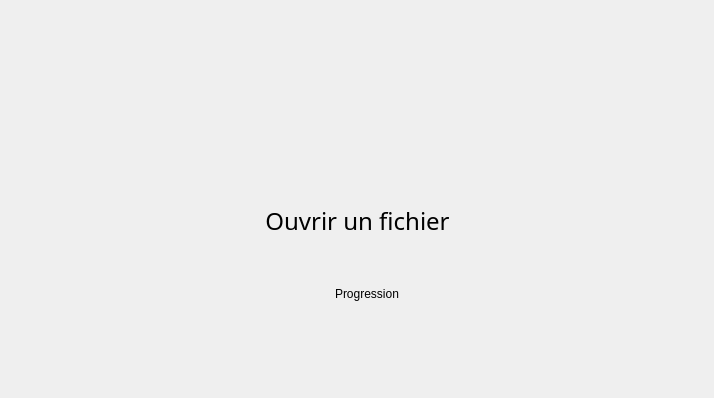
<?xml version="1.0" encoding="UTF-8"?>
<ui version="4.0">
 <class>FileModule</class>
 <widget class="QWidget" name="FileModule">
  <property name="geometry">
   <rect>
    <x>0</x>
    <y>0</y>
    <width>714</width>
    <height>398</height>
   </rect>
  </property>
  <property name="windowTitle">
   <string>Form</string>
  </property>
  <layout class="QVBoxLayout" name="verticalLayout">
   <item>
    <spacer name="verticalSpacer_2">
     <property name="orientation">
      <enum>Qt::Vertical</enum>
     </property>
     <property name="sizeType">
      <enum>QSizePolicy::Maximum</enum>
     </property>
     <property name="sizeHint" stdset="0">
      <size>
       <width>20</width>
       <height>48</height>
      </size>
     </property>
    </spacer>
   </item>
   <item>
    <layout class="QHBoxLayout" name="layout_controls_file">
     <item>
      <spacer name="horizontalSpacer_controls_1">
       <property name="orientation">
        <enum>Qt::Horizontal</enum>
       </property>
       <property name="sizeHint" stdset="0">
        <size>
         <width>40</width>
         <height>20</height>
        </size>
       </property>
      </spacer>
     </item>
     <item>
      <widget class="QLabel" name="label_musicfromfile">
       <property name="maximumSize">
        <size>
         <width>128</width>
         <height>128</height>
        </size>
       </property>
       <property name="sizeIncrement">
        <size>
         <width>0</width>
         <height>0</height>
        </size>
       </property>
       <property name="text">
        <string/>
       </property>
       <property name="pixmap">
        <pixmap resource="../images.qrc">:/musicfromfile.png</pixmap>
       </property>
       <property name="scaledContents">
        <bool>true</bool>
       </property>
      </widget>
     </item>
     <item>
      <layout class="QVBoxLayout" name="layout_playpause_file">
       <item>
        <widget class="QPushButton" name="pushButton_controls_play_file">
         <property name="sizePolicy">
          <sizepolicy hsizetype="Fixed" vsizetype="Fixed">
           <horstretch>0</horstretch>
           <verstretch>0</verstretch>
          </sizepolicy>
         </property>
         <property name="minimumSize">
          <size>
           <width>40</width>
           <height>40</height>
          </size>
         </property>
         <property name="text">
          <string/>
         </property>
         <property name="icon">
          <iconset>
           <normalon>:/play.png</normalon>
          </iconset>
         </property>
         <property name="iconSize">
          <size>
           <width>40</width>
           <height>40</height>
          </size>
         </property>
         <property name="flat">
          <bool>true</bool>
         </property>
        </widget>
       </item>
       <item>
        <widget class="QPushButton" name="pushButton_controls_pause_file">
         <property name="enabled">
          <bool>false</bool>
         </property>
         <property name="sizePolicy">
          <sizepolicy hsizetype="Fixed" vsizetype="Fixed">
           <horstretch>0</horstretch>
           <verstretch>0</verstretch>
          </sizepolicy>
         </property>
         <property name="minimumSize">
          <size>
           <width>40</width>
           <height>40</height>
          </size>
         </property>
         <property name="text">
          <string/>
         </property>
         <property name="icon">
          <iconset>
           <normalon>:/pause.png</normalon>
          </iconset>
         </property>
         <property name="iconSize">
          <size>
           <width>40</width>
           <height>40</height>
          </size>
         </property>
         <property name="flat">
          <bool>true</bool>
         </property>
        </widget>
       </item>
      </layout>
     </item>
     <item>
      <spacer name="horizontalSpacer_controls_2">
       <property name="orientation">
        <enum>Qt::Horizontal</enum>
       </property>
       <property name="sizeHint" stdset="0">
        <size>
         <width>40</width>
         <height>20</height>
        </size>
       </property>
      </spacer>
     </item>
    </layout>
   </item>
   <item>
    <spacer name="verticalSpacer_4">
     <property name="orientation">
      <enum>Qt::Vertical</enum>
     </property>
     <property name="sizeType">
      <enum>QSizePolicy::Maximum</enum>
     </property>
     <property name="sizeHint" stdset="0">
      <size>
       <width>20</width>
       <height>49</height>
      </size>
     </property>
    </spacer>
   </item>
   <item>
    <layout class="QHBoxLayout" name="horizontalLayout_3">
     <item>
      <spacer name="horizontalSpacer_9">
       <property name="orientation">
        <enum>Qt::Horizontal</enum>
       </property>
       <property name="sizeHint" stdset="0">
        <size>
         <width>40</width>
         <height>20</height>
        </size>
       </property>
      </spacer>
     </item>
     <item>
      <widget class="QPushButton" name="pushButton_controls_openFile">
       <property name="maximumSize">
        <size>
         <width>16777215</width>
         <height>16777215</height>
        </size>
       </property>
       <property name="font">
        <font>
         <family>Gabriola</family>
         <pointsize>18</pointsize>
        </font>
       </property>
       <property name="text">
        <string>Ouvrir un fichier</string>
       </property>
       <property name="default">
        <bool>false</bool>
       </property>
       <property name="flat">
        <bool>true</bool>
       </property>
      </widget>
     </item>
     <item>
      <spacer name="horizontalSpacer_8">
       <property name="orientation">
        <enum>Qt::Horizontal</enum>
       </property>
       <property name="sizeHint" stdset="0">
        <size>
         <width>40</width>
         <height>20</height>
        </size>
       </property>
      </spacer>
     </item>
    </layout>
   </item>
   <item>
    <layout class="QHBoxLayout" name="horizontalLayout_file_progress">
     <item>
      <spacer name="horizontalSpacer_3">
       <property name="orientation">
        <enum>Qt::Horizontal</enum>
       </property>
       <property name="sizeType">
        <enum>QSizePolicy::Preferred</enum>
       </property>
       <property name="sizeHint" stdset="0">
        <size>
         <width>80</width>
         <height>20</height>
        </size>
       </property>
      </spacer>
     </item>
     <item>
      <layout class="QHBoxLayout" name="layout_file_progress"/>
     </item>
     <item>
      <widget class="QLabel" name="label_file_progressText">
       <property name="minimumSize">
        <size>
         <width>70</width>
         <height>0</height>
        </size>
       </property>
       <property name="maximumSize">
        <size>
         <width>70</width>
         <height>16777215</height>
        </size>
       </property>
       <property name="text">
        <string>Progression</string>
       </property>
       <property name="alignment">
        <set>Qt::AlignCenter</set>
       </property>
      </widget>
     </item>
     <item>
      <spacer name="horizontalSpacer_4">
       <property name="orientation">
        <enum>Qt::Horizontal</enum>
       </property>
       <property name="sizeType">
        <enum>QSizePolicy::Preferred</enum>
       </property>
       <property name="sizeHint" stdset="0">
        <size>
         <width>60</width>
         <height>20</height>
        </size>
       </property>
      </spacer>
     </item>
    </layout>
   </item>
   <item>
    <spacer name="verticalSpacer_3">
     <property name="orientation">
      <enum>Qt::Vertical</enum>
     </property>
     <property name="sizeType">
      <enum>QSizePolicy::Maximum</enum>
     </property>
     <property name="sizeHint" stdset="0">
      <size>
       <width>20</width>
       <height>48</height>
      </size>
     </property>
    </spacer>
   </item>
  </layout>
 </widget>
 <resources>
  <include location="../images.qrc"/>
 </resources>
 <connections/>
</ui>
